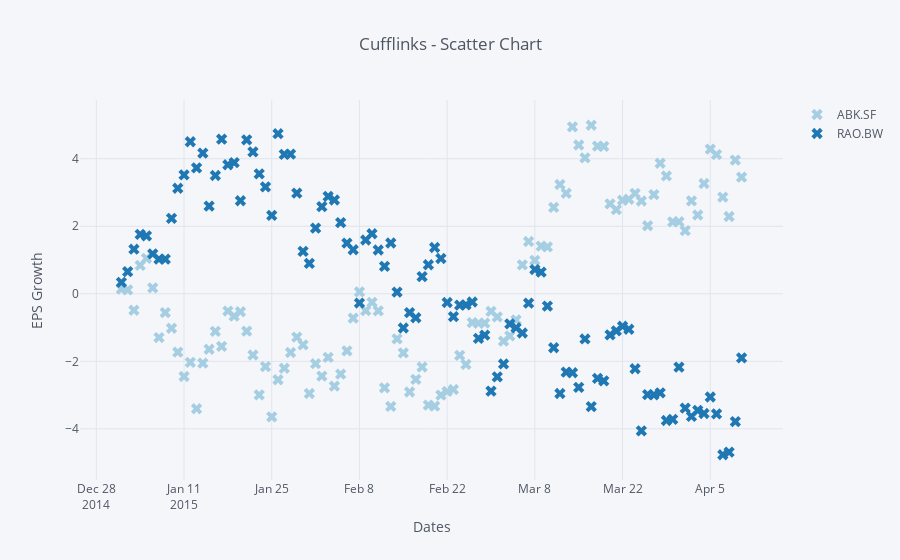

Source (notebook cell):
### Markdown cell above
## Scatter Chart

### Code cell
cf.datagen.lines(2).iplot(kind='scatter',
                          mode='markers',
                          size=10,
                          symbol='x',
                          colorscale='paired',
                          xTitle='Dates',
                          yTitle='EPS Growth',
                          title='Cufflinks - Scatter Chart')
